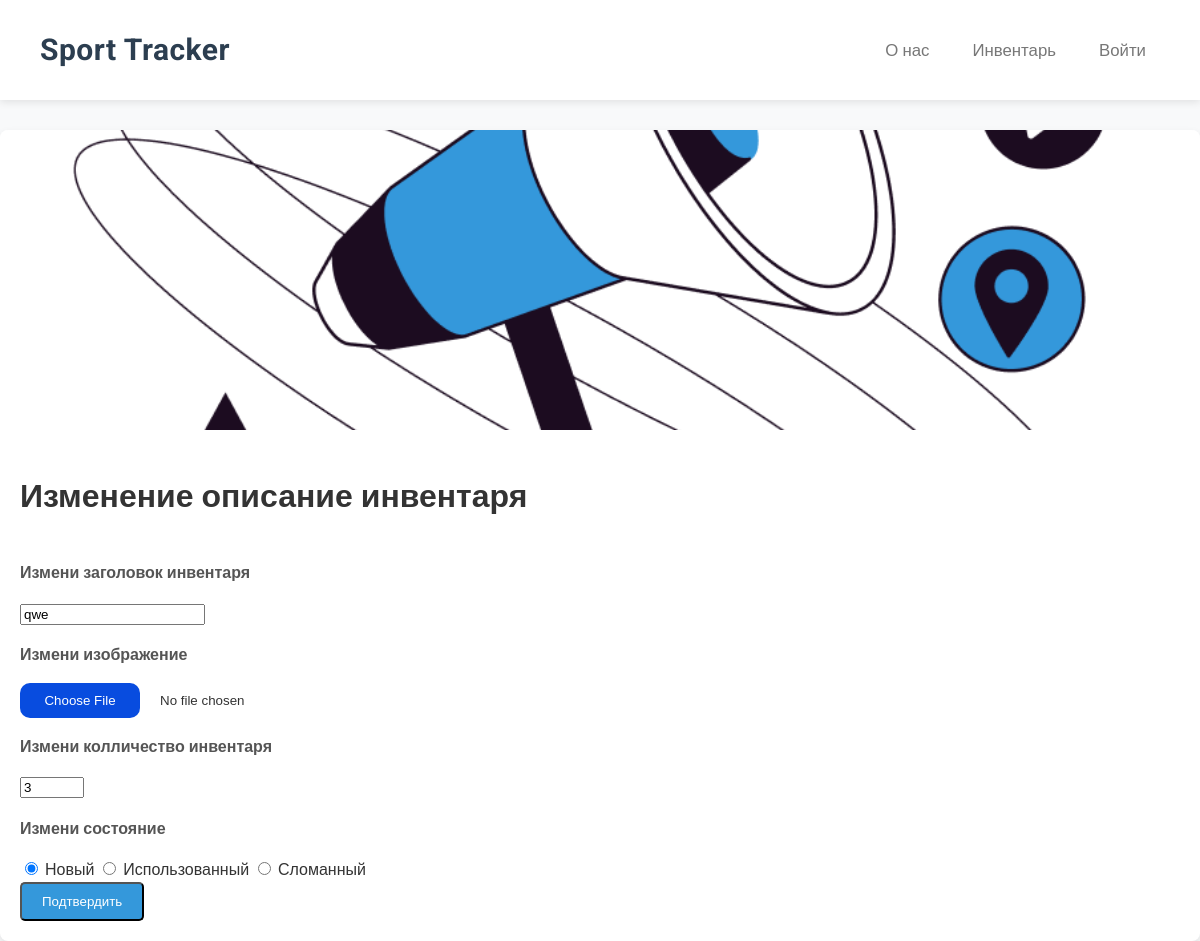
The app's page /voting?id=1, older data.
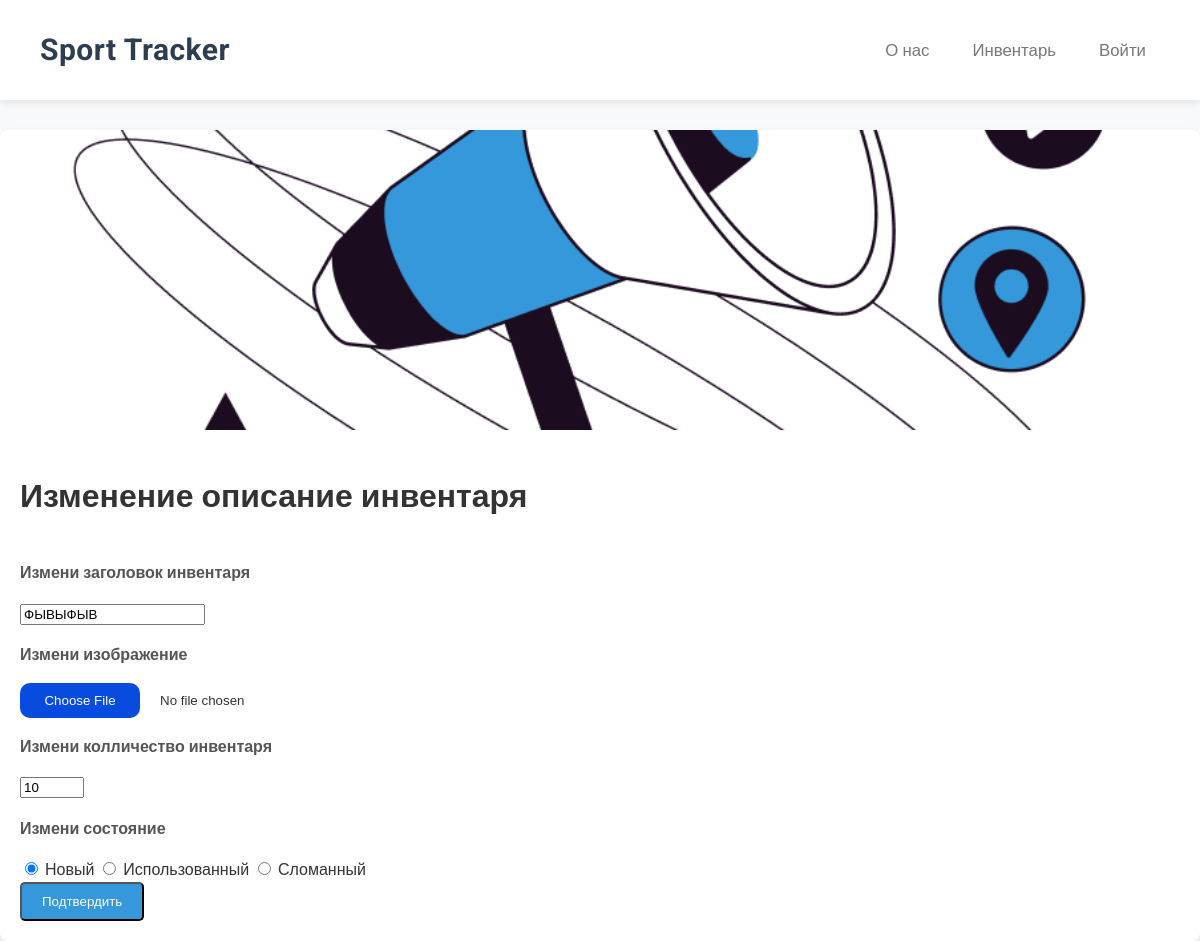
The same page, newer data.
### main/models.py (models this page shows, shortened)
class Votings(models.Model):
    author = models.ForeignKey(User, on_delete=models.CASCADE)
    image = models.ImageField(upload_to=get_image_upload_path, blank=True, null=True)
    name = models.TextField()
    questions_number = models.IntegerField()
    type_of_voting = models.TextField()

### main/views.py (the view, shortened to what this page needs)
# urls.py: path('voting', voting, name='voting'),
def voting(request):
    context = {"IsExist": False}
    id_of_page = request.GET.get("id", None)
    if id_of_page is None:
      return redirect("/catalog")
    try:
        _voting = get_object_or_404(Votings, id=id_of_page)
        context["IsExist"] = True
        context["about_label"] = _voting.name
        context["author"] = _voting.author
        context["questions_number"] = _voting.questions_number
        context["voting_id"] = _voting.id
        context["type_of_voting"] = _voting.type_of_voting
        directory = os.path.join('main','uploads', 'users', 'admin')
        context["url_to_avatar"] = ""
        if os.path.exists(directory):
            if os.listdir(directory):
                context["url_to_avatar"] = f"/uploads/users/admin/{os.listdir(directory)[0]}"
        directory = os.path.join('main', 'uploads', 'votings', 'admin', str(_voting.id))
        context["url_to_header"] = ""
        if os.path.exists(directory):
            if os.listdir(directory):
                context["url_to_header"] = f"/uploads/votings/admin/{_voting.id}/{os.listdir(directory)[0]}"
    except Exception as e:
        print(e)
        return HttpResponse("Голосование не найдено или ошибка!")
    return render(request, 'voting.html', context)

### main/templates/voting.html (shortened to what this page needs)
{% load static %}
<!DOCTYPE html>
<html lang="en">
<head>
    <link rel="stylesheet" href="{% static 'survey.css' %}">
    <link rel="stylesheet" href="{% static 'profile.css' %}">
    <link rel="stylesheet" href="{% static 'about_us.css' %}">
    <link rel="stylesheet" href="{% static 'header.css' %}">
</head>
{% include 'header.html' %}
<body>
    <div class="container">
    <div class="item">
      <div class="wrapper exmpl"><img src="{{ url_to_header }}" alt="Шапка опроса"></div>
      <div class="card">
        {% if IsExist %}
         <h1>Изменение описание инвентаря</h1>
        <form  method="post" enctype="multipart/form-data" action="/voting?id={{ voting_id }}">
            <div>
                <p><b>Измени заголовок инвентаря</b></p>
                <input type="text" name="about_label" maxlength="100" required value="{{ about_label }}">
            </div>
            <div>
                <p><b>Измени изображение</b></p>
                <input type="file" name="image"  accept="image/*">
            </div>
            <div>
                <p><b>Измени колличество инвентаря</b></p>
                <input type="number" name="questions_count"  min="1" max="100" onchange="OnChangeQuestionsCount()" value="{{ questions_number }}">
            </div>
            <div id="Questions">
                <div id="Question0">
                    <div>
                        <p><b>Измени состояние</b></p>
                        <input type="radio" name="type_question0" maxlength="500" required value="one" id="one" {% if type_of_voting == "one" %}checked{% endif %}>
                        <label for="one">Новый</label>
                        <input type="radio" name="type_question0" maxlength="500" required value="multi" id="multi" {% if type_of_voting == "multi" %}checked{% endif %}>
                        <label for="multi">Использованный</label>
                        <input type="radio" name="type_question0" maxlength="500" required value="end" id="end" {% if type_of_voting == "end" %}checked{% endif %}>
                        <label for="end">Сломанный</label>
                    </div>
                </div>
            </div>
            <input class="card_link" type="submit" value="Подтвердить">
        </form>
        {% else %}
        <h3>Инвентарь не найдено!</h3>
        {% endif %}
      </div>
    </div>
</div>
</body>
</html>

Row changes from the older to the newer data that the page shows:
changed Votings "☑ Новый": about_label "qwe" → "ФЫВЫФЫВ"
Text that changed along with them:
form field questions_count: "3" → "10"
